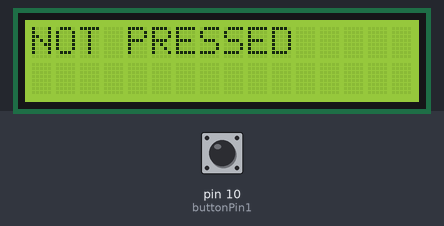
Bench run of a sketch on a simulated Arduino Uno, built with avr-gcc and run on an emulated ATmega328P. Parts: 16×2 character LCD. Inputs (shaded band) come from the test bench; at power-on: pin 10 (buttonPin1) HIGH. What the sketch prints to the serial monitor is not drawn.

Above: at 1.2 s.
1.3 s: pin 10 (buttonPin1) pulled LOW for 0.15 s
At 1.38 s:
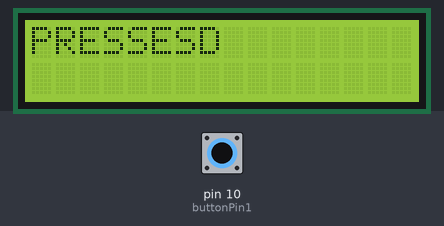
2.9 s: pin 10 (buttonPin1) pulled LOW for 1 s
6.9 s: pin 10 (buttonPin1) pulsed LOW 2 times (0.12 s each, 0.3 s apart)
9.0 s: pin 10 (buttonPin1) driven LOW
10.5 s: pin 10 (buttonPin1) driven HIGH
At 10.9 s:
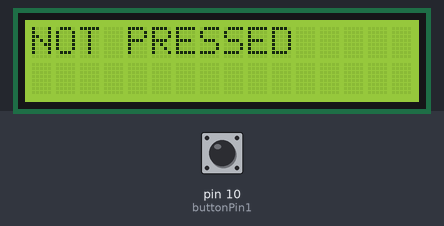
Timing chart, 0 to 13.0 s (numbered marks = the images above; inputs shaded):
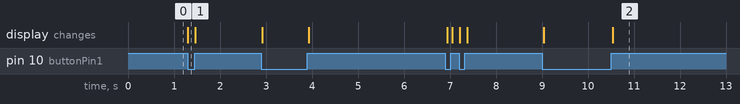

Measured:
- after the input at 1.3 s, the display: changes at once (image 1)
- after the input at 10.5 s, the display: changes at once (image 2)

The sketch:

Digital_sensor_ARDUNIO_LABVIEW_Tx.ino
```cpp
// the setup routine runs once when you press reset:
const int buttonPin1 = 10;
  // the number of the pushbutton pin
//const int ledPin =  13;
int buttonState1=0;


#include <LiquidCrystal.h>
LiquidCrystal lcd(12, 11, 5, 4, 3, 2);

void setup()
{
  // initialize serial communication at 9600 bits per second:
  lcd.begin(16,2);
  Serial.begin(9600);
  //pinMode(buttonPin1, INPUT);
  pinMode(buttonPin1, INPUT_PULLUP);

}

// the loop routine runs over and over again forever:
void loop()
{
  buttonState1 = digitalRead(buttonPin1);
    // check if the pushbutton is pressed.
  // if it is, the buttonState is HIGH:
  if(buttonState1 == LOW)
  {
   lcd.clear();
   int FSR1=10;
   Serial.write(FSR1);
   lcd.setCursor(0,0);
   lcd.print("PRESSESD");
   delay(50);
  }

  else
  {
    lcd.clear();
   int FSR1=20;
   Serial.write(FSR1);
   lcd.setCursor(0,0);
   lcd.print("NOT PRESSED");
   delay(50);
  }

  }
```
